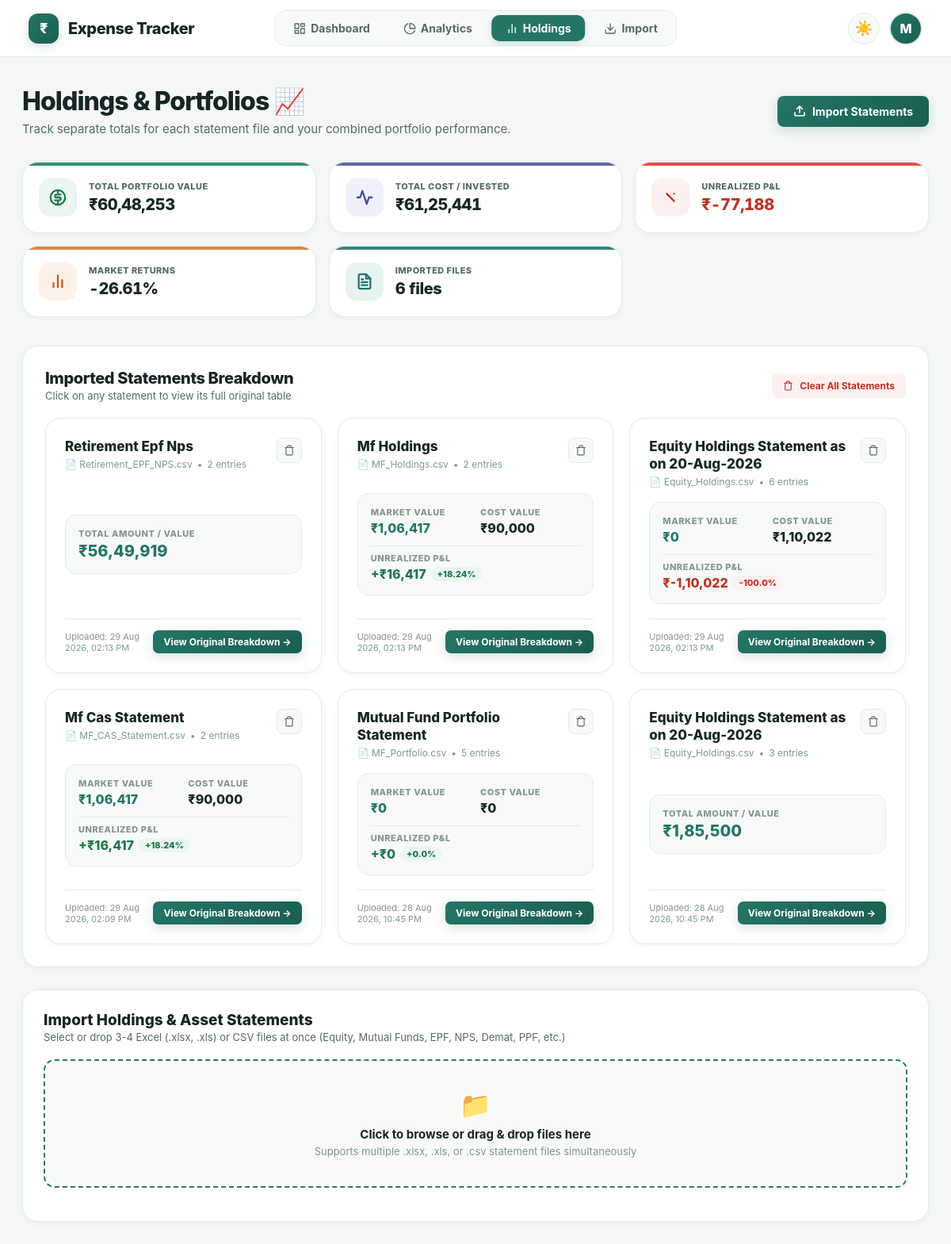
/holdings (signed in), run on an earlier commit of the app's database.
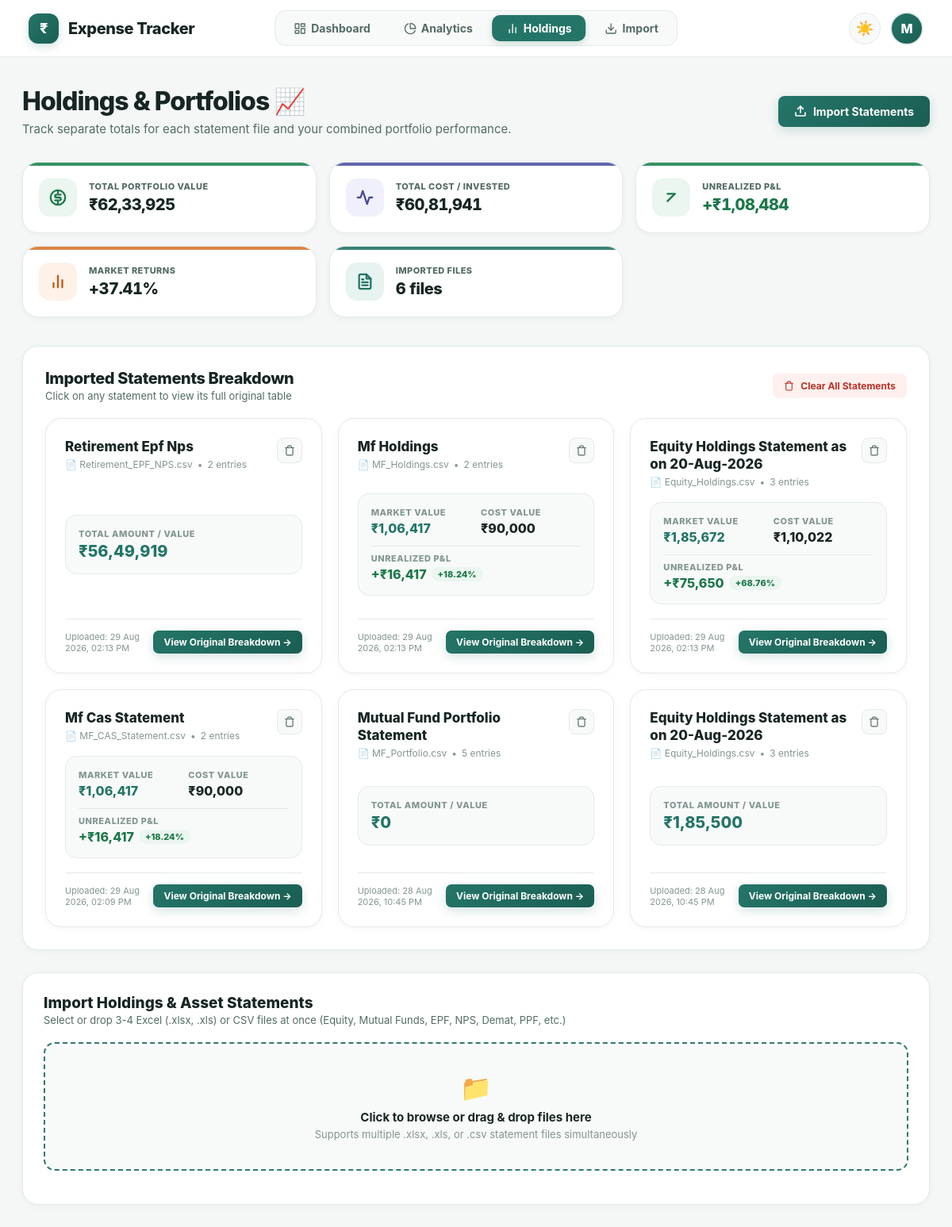
And on a later commit of the database.
### tables this page shows
CREATE TABLE holdings_statements (
            id INTEGER PRIMARY KEY AUTOINCREMENT,
            user_id INTEGER NOT NULL,
            filename TEXT NOT NULL,
            title TEXT NOT NULL,
            upload_date TEXT NOT NULL,
            statement_date TEXT,
            invested_value REAL DEFAULT 0,
            present_value REAL DEFAULT 0,
            unrealized_pnl REAL DEFAULT 0,
            pnl_percentage REAL DEFAULT 0,
            headers_json TEXT NOT NULL,
            data_json TEXT NOT NULL,
            row_count INTEGER DEFAULT 0
        , has_pnl INTEGER DEFAULT 1);

### app.py (the view)
@app.route("/holdings")
@login_required
def holdings():
    conn = get_db()
    user_id = session["user_id"]
    statements = conn.execute("""
        SELECT id, filename, title, upload_date, statement_date, invested_value, present_value, unrealized_pnl, pnl_percentage, has_pnl, row_count
        FROM holdings_statements
        WHERE user_id = ?
        ORDER BY id DESC
    """, (user_id,)).fetchall()
    total_present_value = sum(s["present_value"] for s in statements)
    total_invested_value = sum(s["invested_value"] for s in statements)
    total_unrealized_pnl = sum(s["unrealized_pnl"] for s in statements if s["has_pnl"])
    pnl_invested_total = sum(s["invested_value"] for s in statements if s["has_pnl"])
    overall_pnl_percentage = round((total_unrealized_pnl / pnl_invested_total * 100), 2) if pnl_invested_total > 0 else 0.0
    conn.close()
    return render_template(
        "holdings.html",
        statements=statements,
        total_present_value=total_present_value,
        total_invested_value=total_invested_value,
        total_unrealized_pnl=total_unrealized_pnl,
        overall_pnl_percentage=overall_pnl_percentage
    )

### app.py (called while the page is built)
def format_indian_currency(value):
    if value is None:
        return "0"
    try:
        num = round(float(value))
    except (ValueError, TypeError):
        return str(value)
    is_negative = num < 0
    num_str = str(abs(num))
    if len(num_str) <= 3:
        res = num_str
    else:
        last_three = num_str[-3:]
        remaining = num_str[:-3]
        groups = []
        while len(remaining) > 2:
            groups.append(remaining[-2:])
            remaining = remaining[:-2]
        if remaining:
            groups.append(remaining)
        groups.reverse()
        res = ",".join(groups) + "," + last_three
    return f"-{res}" if is_negative else res

def get_db():
    conn = sqlite3.connect(DATABASE)
    conn.row_factory = sqlite3.Row
    return conn

def login_required(function):
    @wraps(function)
    def wrapper(*args, **kwargs):
        if "user_id" not in session:
            flash("Please log in to continue.", "info")
            return redirect(url_for("login"))
        return function(*args, **kwargs)
    return wrapper

### templates/holdings.html (shortened to what this page needs)
<!DOCTYPE html>
<html lang="en">
<head>
    <link rel="stylesheet" href="{{ url_for('static', filename='style.css') }}">
</head>
<body>
    {% include "navbar.html" %}
    <main class="dashboard">
        <div class="dashboard-header">
            <div>
                <h1>Holdings & Portfolios 📈</h1>
                <p>Track separate totals for each statement file and your combined portfolio performance.</p>
            </div>
            <div class="header-actions">
                <button class="btn btn-primary" onclick="openUploadModal()">
                    <svg width="16" height="16" viewBox="0 0 24 24" fill="none" stroke="currentColor" stroke-width="2.5" stroke-linecap="round" stroke-linejoin="round"><path d="M21 15v4a2 2 0 0 1-2 2H5a2 2 0 0 1-2-2v-4"></path><polyline points="17 8 12 3 7 8"></polyline><line x1="12" y1="3" x2="12" y2="15"></line></svg>
                    Import Statements
                </button>
            </div>
        </div>
        <div class="summary-grid">
            <div class="summary-card income-card">
                <div class="summary-icon-box">
                </div>
                <div class="summary-info">
                    <span>Total Portfolio Value</span>
                    <strong>₹{{ total_present_value|inr }}</strong>
                </div>
            </div>
            <div class="summary-card investment-card">
                <div class="summary-icon-box">
                    <svg width="22" height="22" viewBox="0 0 24 24" fill="none" stroke="currentColor" stroke-width="2.5" stroke-linecap="round" stroke-linejoin="round"><polyline points="22 12 18 12 15 21 9 3 6 12 2 12"></polyline></svg>
                </div>
                <div class="summary-info">
                    <span>Total Cost / Invested</span>
                    <strong>₹{{ total_invested_value|inr }}</strong>
                </div>
            </div>
            <div class="summary-card {% if total_unrealized_pnl >= 0 %}income-card{% else %}expense-card{% endif %}">
                <div class="summary-icon-box">
                    {% if total_unrealized_pnl >= 0 %}
                    <svg width="22" height="22" viewBox="0 0 24 24" fill="none" stroke="currentColor" stroke-width="2.5" stroke-linecap="round" stroke-linejoin="round"><line x1="7" y1="17" x2="17" y2="7"></line><polyline points="7 7 17 7 17 7"></polyline></svg>
                    {% else %}
                    <svg width="22" height="22" viewBox="0 0 24 24" fill="none" stroke="currentColor" stroke-width="2.5" stroke-linecap="round" stroke-linejoin="round"><line x1="7" y1="7" x2="17" y2="17"></line><polyline points="17 7 17 7 17 7"></polyline></svg>
                    {% endif %}
                </div>
                <div class="summary-info">
                    <span>Unrealized P&L</span>
                    <strong style="color: {% if total_unrealized_pnl >= 0 %}var(--success-text){% else %}var(--danger-text){% endif %};">
                        {% if total_unrealized_pnl >= 0 %}+{% endif %}₹{{ total_unrealized_pnl|inr }}
                    </strong>
                </div>
            </div>
            <div class="summary-card debit-card">
                <div class="summary-icon-box">
                    <svg width="22" height="22" viewBox="0 0 24 24" fill="none" stroke="currentColor" stroke-width="2.5" stroke-linecap="round" stroke-linejoin="round"><path d="M18 20V10"></path><path d="M12 20V4"></path><path d="M6 20v-6"></path></svg>
                </div>
                <div class="summary-info">
                    <span>Market Returns</span>
                    <strong>{% if overall_pnl_percentage >= 0 %}+{% endif %}{{ overall_pnl_percentage }}%</strong>
                </div>
            </div>
            <div class="summary-card balance-card">
                <div class="summary-icon-box">
                </div>
                <div class="summary-info">
                    <span>Imported Files</span>
                    <strong>{{ statements|length }} files</strong>
                </div>
            </div>
        </div>
        <div class="transactions-section" style="margin-bottom: 28px;">
            <div class="section-header">
                <div>
                    <h2>Imported Statements Breakdown</h2>
                    <p>Click on any statement to view its full original table</p>
                </div>
                {% if statements %}
                <form action="{{ url_for('delete_all_holdings') }}" method="POST" onsubmit="return confirm('Delete all imported holdings statements?');">
                    <button type="submit" class="btn btn-danger btn-sm">
                        <svg width="13" height="13" viewBox="0 0 24 24" fill="none" stroke="currentColor" stroke-width="2" stroke-linecap="round" stroke-linejoin="round"><polyline points="3 6 5 6 21 6"></polyline><path d="M19 6v14a2 2 0 0 1-2 2H7a2 2 0 0 1-2-2V6m3 0V4a2 2 0 0 1 2-2h4a2 2 0 0 1 2 2v2"></path></svg>
                        Clear All Statements
                    </button>
                </form>
                {% endif %}
            </div>
            {% if statements %}
            <div class="holdings-grid">
                {% for stmt in statements %}
                <div class="holdings-card">
                    <div class="holdings-card-header">
                        <div>
                            <h3 class="holdings-card-title">{{ stmt["title"] }}</h3>
                            <div class="holdings-card-sub">
                                <span>📄 {{ stmt["filename"] }}</span>
                                <span>•</span>
                                <span>{{ stmt["row_count"] }} entries</span>
                            </div>
                        </div>
                        <form action="{{ url_for('delete_holdings_statement', statement_id=stmt['id']) }}" method="POST" onsubmit="return confirm('Delete statement: {{ stmt['title'] }}?');">
                            <button type="submit" class="action-btn delete-btn" title="Delete statement">
                                <svg width="14" height="14" viewBox="0 0 24 24" fill="none" stroke="currentColor" stroke-width="2" stroke-linecap="round" stroke-linejoin="round"><polyline points="3 6 5 6 21 6"></polyline><path d="M19 6v14a2 2 0 0 1-2 2H7a2 2 0 0 1-2-2V6m3 0V4a2 2 0 0 1 2-2h4a2 2 0 0 1 2 2v2"></path></svg>
                            </button>
                        </form>
                    </div>
                    {% if stmt["has_pnl"] %}
                    <div class="holdings-metrics-grid">
                        <div class="holdings-metric-item">
                            <span class="holdings-metric-label">Market Value</span>
                            <strong class="holdings-metric-val" style="color: var(--primary);">₹{{ stmt["present_value"]|inr }}</strong>
                        </div>
                        <div class="holdings-metric-item">
                            <span class="holdings-metric-label">Cost Value</span>
                            <strong class="holdings-metric-val">₹{{ stmt["invested_value"]|inr }}</strong>
                        </div>
                        <div class="holdings-metric-item">
                            <span class="holdings-metric-label">Unrealized P&L</span>
                            <strong class="holdings-metric-val" style="color: {% if stmt['unrealized_pnl'] >= 0 %}var(--success-text){% else %}var(--danger-text){% endif %};">
                                {% if stmt["unrealized_pnl"] >= 0 %}+{% endif %}₹{{ stmt["unrealized_pnl"]|inr }}
                                <span class="pnl-pill {% if stmt['unrealized_pnl'] >= 0 %}pnl-pill-pos{% else %}pnl-pill-neg{% endif %}">
                                    {% if stmt["pnl_percentage"] >= 0 %}+{% endif %}{{ stmt["pnl_percentage"] }}%
                                </span>
                            </strong>
                        </div>
                    </div>
                    {% else %}
                    <div class="holdings-metrics-grid" style="grid-template-columns: 1fr;">
                        <div class="holdings-metric-item">
                            <span class="holdings-metric-label">Total Amount / Value</span>
                            <strong class="holdings-metric-val" style="color: var(--primary); font-size: 20px;">₹{{ stmt["present_value"]|inr }}</strong>
                        </div>
                    </div>
                    {% endif %}
                    <div class="holdings-card-footer">
                        <span style="font-size: 11px; color: var(--text-muted);">Uploaded: {{ stmt["upload_date"] }}</span>
                        <a href="{{ url_for('holdings_detail', statement_id=stmt['id']) }}" class="btn btn-primary btn-sm">
                            View Original Breakdown →
                        </a>
                    </div>
                </div>
                {% endfor %}
            </div>
            {% else %}
            <div class="empty-state">
                <div class="empty-state-icon">📊</div>
                <h3>No Holdings Statements Imported Yet</h3>
                <p>Upload your statement files (Excel or CSV) using the drop zone below to view separate totals and original tables.</p>
            </div>
            {% endif %}
        </div>
        <div class="chart-card">
            <div class="chart-card-header">
                <div>
                    <h2>Import Holdings & Asset Statements</h2>
                    <p>Select or drop 3-4 Excel (.xlsx, .xls) or CSV files at once (Equity, Mutual Funds, EPF, NPS, Demat, PPF, etc.)</p>
                </div>
            </div>
            <form action="{{ url_for('upload_holdings') }}" method="POST" enctype="multipart/form-data" class="holdings-upload-form">
                <div class="drop-zone" id="dropZone" onclick="document.getElementById('holdingsFiles').click()">
                    <div class="drop-zone-icon">📁</div>
                    <div class="drop-zone-title">Click to browse or drag & drop files here</div>
                    <div class="drop-zone-sub">Supports multiple .xlsx, .xls, or .csv statement files simultaneously</div>
                </div>
            </form>
        </div>
    </main>
</body>
</html>

### templates/navbar.html (shortened to what this page needs)
<nav class="main-navbar">
    <a href="{{ url_for('home') }}" class="navbar-brand">
        <div class="brand-icon">₹</div>
        <span>Expense Tracker</span>
    </a>
    <div class="navbar-links">
        <a href="{{ url_for('home') }}" class="{% if request.endpoint == 'home' %}active{% endif %}">
            Dashboard
        </a>
        <a href="{{ url_for('analytics') }}" class="{% if request.endpoint == 'analytics' %}active{% endif %}">
            <svg width="16" height="16" viewBox="0 0 24 24" fill="none" stroke="currentColor" stroke-width="2" stroke-linecap="round" stroke-linejoin="round"><path d="M21.21 15.89A10 10 0 1 1 8 2.83"></path><path d="M22 12A10 10 0 0 0 12 2v10z"></path></svg>
            Analytics
        </a>
        <a href="{{ url_for('holdings') }}" class="{% if request.endpoint in ['holdings', 'holdings_detail'] %}active{% endif %}">
            <svg width="16" height="16" viewBox="0 0 24 24" fill="none" stroke="currentColor" stroke-width="2" stroke-linecap="round" stroke-linejoin="round"><path d="M18 20V10"></path><path d="M12 20V4"></path><path d="M6 20v-6"></path></svg>
            Holdings
        </a>
        <a href="{{ url_for('import_excel') }}" class="{% if request.endpoint == 'import_excel' %}active{% endif %}">
            <svg width="16" height="16" viewBox="0 0 24 24" fill="none" stroke="currentColor" stroke-width="2" stroke-linecap="round" stroke-linejoin="round"><path d="M21 15v4a2 2 0 0 1-2 2H5a2 2 0 0 1-2-2v-4"></path><polyline points="7 10 12 15 17 10"></polyline><line x1="12" y1="15" x2="12" y2="3"></line></svg>
            Import
        </a>
    </div>
    <div class="navbar-right">
        <button class="theme-toggle-btn" id="themeToggleBtn" type="button" title="Toggle Theme" onclick="toggleAppTheme()">
            <span id="themeIcon">☀️</span>
        </button>
        <div class="navbar-profile">
            <button class="profile-btn" type="button">
                {{ session.get("name", "U")[0]|upper }}
            </button>
        </div>
    </div>
</nav>

What changed in the data, as far as the page shows it:
changed holdings_statements (number 3 of 6 on the later page): row_count "6" → "3"; present_value|inr "0" → "1,85,672"; unrealized_pnl|inr "-1,10,022" → "75,650"; pnl_percentage "-100.0" → "68.76"; now shows "+"
changed holdings_statements "Mutual Fund Portfolio Statement": invested_value|inr "0" → (not shown); unrealized_pnl|inr "0" → (not shown); pnl_percentage "0.0" → (not shown); has_pnl "MARKET VALUE COST VALUE UNREALIZED P&L + + %" → "TOTAL AMOUNT / VALUE"
Also different on the page:
{{ total_present_value|inr }}: "60,48,253" → "62,33,925"
{{ total_invested_value|inr }}: "61,25,441" → "60,81,941"
{{ total_unrealized_pnl|inr }}: "-77,188" → "1,08,484"
{{ overall_pnl_percentage }}: "-26.61" → "37.41"
